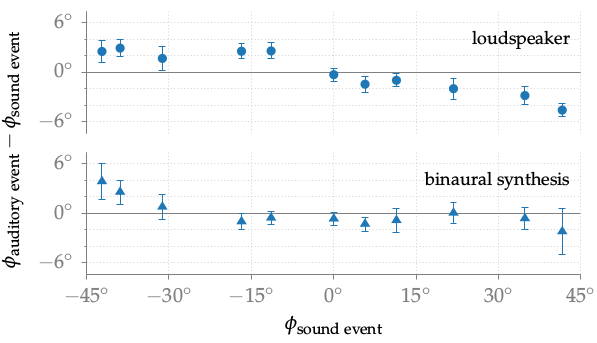

The script that saved this image:
#!/usr/bin/gnuplot
#
# FIGURE 4.4: Difference between the direction of the auditory event and the
# sound event for loudspeakers and the binaural simulation of the loudspeakers.
# Average over all listeners together with the 95% confidence interval is
# shown.
#
# AUTHOR:   Hagen Wierstorf
# SOFTWARE: gnuplot 5.0 patchlevel 3

reset
set macros
set loadpath '../../gnuplot' 'data'

load 'latex.cfg'
load 'border.cfg'
load 'grid.cfg'
set grid mytics ytics xtics
load 'paired.pal'

set terminal epslatex size 10cm,5.5cm color colortext @small
set output 'fig4_04.tex'

unset key

set yrange [-7.4:7.4]
set xtics 15 offset 0,0.3
set ytics 6 offset 0.5,0
set mytics 3
set arrow 1 from -45,0 to 45,0 nohead ls 101
set ylabel ' ' offset 1,0

set datafile separator ','

set bmargin 2.9
set tmargin 0
set multiplot
set size 1,0.553
set origin 0,0.406
load 'yborder.cfg'
set format y '$%g\degree$'
set label 1 '\ft loudspeaker' at 43,4.1 right front
plot 'mean_signed.csv' u 1:6:7 w yerrorbars ls 2 lw 1 pt 7 ps 1.3
set origin 0,0
unset title
load 'xyborder.cfg'
set format '$%g\degree$'
set xlabel '$\phi_\text{sound event}$' offset 0,0.7
set ylabel '$\phi_\text{auditory event}-\phi_\text{sound event}$' offset 1,2.6
set label 1 '\ft binaural synthesis'
plot 'mean_signed.csv' u 1:4:5 w yerrorbars ls 2 lw 1 pt 9 ps 1.5
unset multiplot

call 'plot.plt' 'fig4_04'
